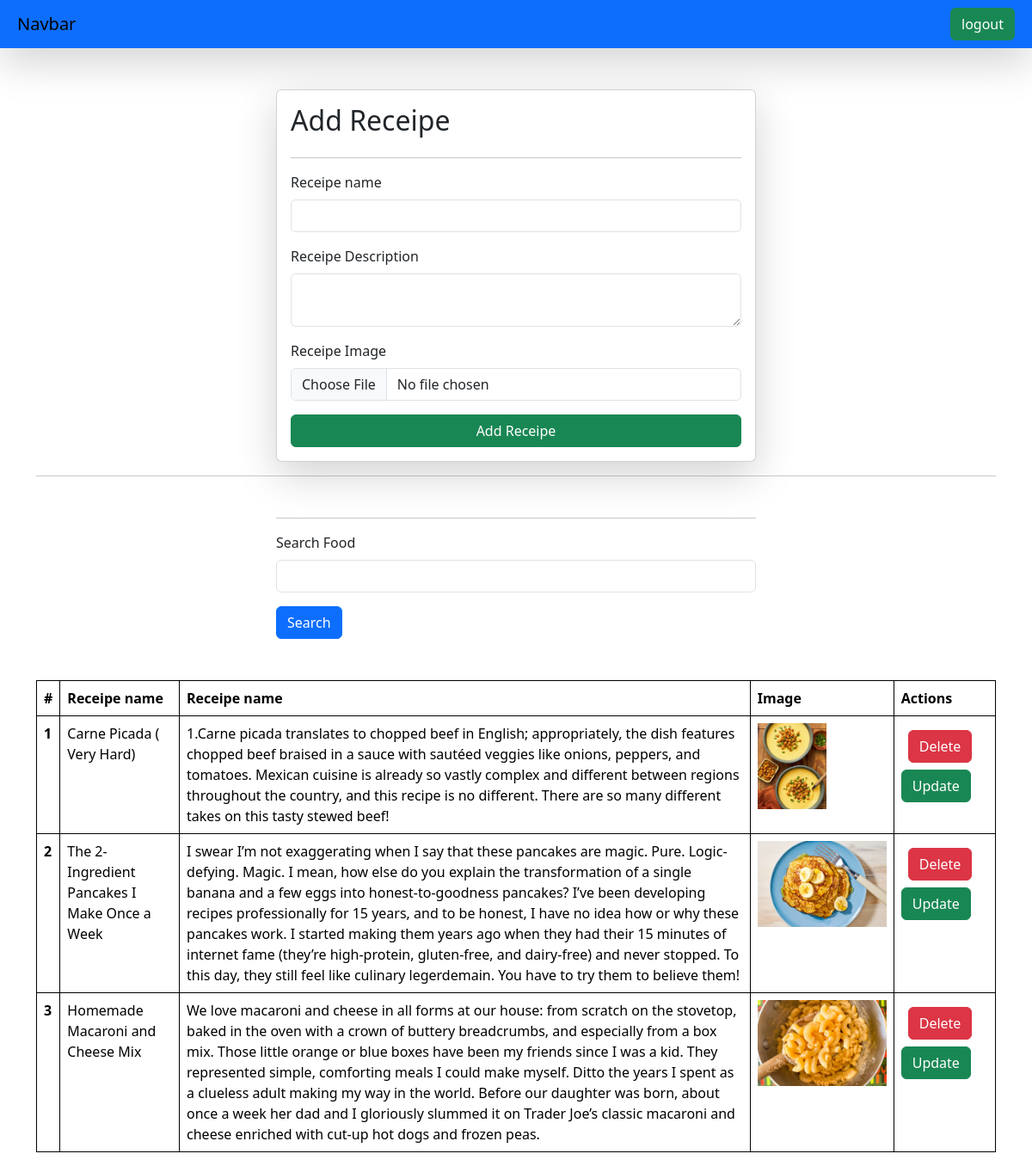
/receipes/ (signed in), run on the app's committed database.
### vege/models.py (models this page shows)
class Receipe(models.Model):
    user = models.ForeignKey(User , on_delete=models.SET_NULL, null= True, blank= True)
    receipe_name=models.CharField(max_length=100)
    receipe_discription = models.TextField()
    receipe_image = models.ImageField(upload_to="receipe")
    receipe_view_count = models.IntegerField(default = 1)

### vege/views.py (the view, shortened to what this page needs)
# urls.py: path('receipes/', receipes , name = "receipes"),
@login_required(login_url="/login/")
def receipes(request):
    queryset = Receipe.objects.all()
    if request.GET.get('search'):
        queryset = queryset.filter(receipe_name__icontains = request.GET.get('search'))
    context = {'receipes': queryset}
    return render(request , 'receipes.html', context)

### vege/templates/receipes.html (shortened to what this page needs)
{% extends "home/base.html" %} {% block start %}
<div class="container mt-5">
  <form
    class="col-6 mx-auto card p-3 shadow-lg"
    method="post"
    enctype="multipart/form-data"
  >
    <h2>Add Receipe</h2>
    <hr />
    <div class="mb-3">
      <label for="exampleInputEmail1" class="form-label">Receipe name</label>
      <input name="receipe_name" type="text" required class="form-control" />
    </div>
    <div class="mb-3">
      <label for="exampleInputPassword1" class="form-label"
        >Receipe Description</label
      >
      <textarea
        name="receipe_discription"
        required
        class="form-control"
      ></textarea>
    </div>
    <div class="mb-3">
      <label for="exampleInputPassword1" class="form-label"
        >Receipe Image</label
      >
      <input name="receipe_image" type="file" class="form-control" />
    </div>
    <button type="submit" class="btn btn-success">Add Receipe</button>
  </form>
  <hr>
  <div class="mt-5">
    <div class="mx-auto col-6">
      <hr/>
      <form>
      <div class="mb-3">
        <label for="exampleInputEmail1" class="form-label">Search Food</label>
        <input
          name="search"
          type="text"
          class="form-control"
        />
      </div>
      <button type="submit" class="btn btn-primary">Search</button>
    </div>
    </div>
  <table class="table mt-5">
    <thead>
      <tr>
        <th scope="col">#</th>
        <th scope="col">Receipe name</th>
        <th scope="col">Receipe name</th>
        <th scope="col">Image</th>
        <th scope="col">Actions</th>
      </tr>
    </thead>
    <tbody>
      {% for receipe in receipes %}
      <tr>
        <th scope="row">{{forloop.counter}}</th>
        <td>{{receipe.receipe_name}}</td>
        <td>{{receipe.receipe_discription}}</td>
        <td>
          <img src="/media/{{receipe.receipe_image}}" style="height: 100px" />
        </td>
        <td>
          <a href="/delete-receipe/{{receipe.id}}/" class="btn btn-danger m-2"
            >Delete</a
          >
          <a href="/update-receipe/{{receipe.id}}/" class="btn btn-success "
            >Update</a
          >
        </td>
      </tr>
      {% endfor %}
    </tbody>
  </table>
</div>
{% endblock %}

### home/templates/home/base.html (shortened to what this page needs)
<!DOCTYPE html>
<html lang="en">
  <head>
    <link
      href="https://cdn.jsdelivr.net/npm/bootstrap@5.3.3/dist/css/bootstrap.min.css"
      rel="stylesheet"
    />
  </head>
  <body>
    <nav class="navbar p-2 bg-primary shadow-lg">
      <div class="container-fluid">
        <a class="navbar-brand">Navbar</a>
        <form class="d-flex" role="search">
          {% if request.user.is_authenticated %}
          <a href="/logout/" class="btn btn-success" type="submit">logout</a>
          {% else %}
          <a href="/login/" class="btn btn-success" type="submit">Login</a>
          {% endif %}
        </form>
      </div>
    </nav>
    {% block start %} {% endblock %}
  </body>
</html>

### home/templates/home/base.html (style rules this page uses)
table, th, td { border: 1px solid black; }

### data on the page
Receipe: receipe_name "Carne Picada ( Very Hard)", receipe_discription "1.Carne picada translates to chopped beef in English; appropriately, the dish features chopped beef braised in a sauce with sautéed veggies like onions, peppers, and tomatoes. Mexican cuisine is already so vastly complex and different between regions throughout the country, and this recipe is no different. There are so many different takes on this tasty stewed beef!", receipe_image (picture)
Receipe: receipe_name "The 2-Ingredient Pancakes I Make Once a Week", receipe_discription "I swear I’m not exaggerating when I say that these pancakes are magic. Pure. Logic-defying. Magic. I mean, how else do you explain the transformation of a single banana and a few eggs into honest-to-goodness pancakes? I’ve been developing recipes professionally for 15 years, and to be honest, I have no idea how or why these pancakes work. I started making them years ago when they had their 15 minutes of internet fame (they’re high-protein, gluten-free, and dairy-free) and never stopped. To this day, they still feel like culinary legerdemain. You have to try them to believe them!", receipe_image (picture)
Receipe: receipe_name "Homemade Macaroni and Cheese Mix", receipe_discription "We love macaroni and cheese in all forms at our house: from scratch on the stovetop, baked in the oven with a crown of buttery breadcrumbs, and especially from a box mix. Those little orange or blue boxes have been my friends since I was a kid. They represented simple, comforting meals I could make myself. Ditto the years I spent as a clueless adult making my way in the world. Before our daughter was born, about once a week her dad and I gloriously slummed it on Trader Joe’s classic macaroni and cheese enriched with cut-up hot dogs and frozen peas.", receipe_image (picture)
